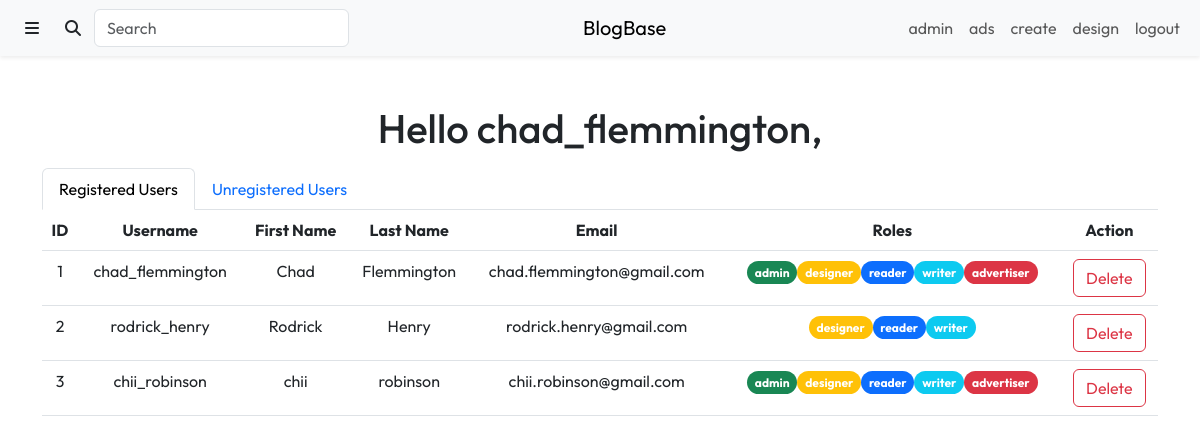
The page /content/admin.php (signed in) on the database its author committed.
### tables this page shows
CREATE TABLE `Users` (
  `user_id` int(11) NOT NULL,
  `username` varchar(50) NOT NULL,
  `first_name` varchar(50) NOT NULL,
  `last_name` varchar(50) NOT NULL,
  `email` varchar(50) NOT NULL,
  `password` varchar(255) NOT NULL,
  `approved` tinyint(1) NOT NULL DEFAULT 0,
  `reader` tinyint(1) NOT NULL DEFAULT 1,
  `writer` tinyint(1) NOT NULL DEFAULT 0,
  `designer` tinyint(1) NOT NULL DEFAULT 0,
  `advertiser` tinyint(1) NOT NULL DEFAULT 0,
  `admin` tinyint(1) NOT NULL DEFAULT 0
);

### content/admin.php (the view, shortened to what this page needs)
<?php
require_once "../include/connect.inc.php";
?>
<!DOCTYPE html>
<html lang="en">
    <head>
        <link rel="stylesheet" href="https://cdn.jsdelivr.net/npm/bootstrap@5.3.0-alpha1/dist/css/bootstrap.min.css">
        <link rel="stylesheet" href="https://cdnjs.cloudflare.com/ajax/libs/font-awesome/6.2.1/css/all.min.css">
        <link rel="stylesheet" href="./css/styles.css">
    </head>
    <body>
        <div class="header">
            <?php include "./views/header.php" ?>
        </div>
        <div class="container">
            <?php
            $current_user = $_SESSION['username'];
            $test_auth_query = "SELECT username
                                FROM `Users`
                                WHERE username = '$current_user' AND admin = 1";
            $test_auth_result = mysqli_query($con, $test_auth_query);
            if ($test_auth_result->num_rows > 0) {
            ?>
                <div class="container mt-5 mb-3 text-center">
                    <h1>Hello <?php echo $_SESSION['username'] ?>,</h1>
                </div>
                <ul class="nav nav-tabs" id="myTab" role="tablist">
                    <li class="nav-item" role="presentation">
                        <button class="nav-link active" id="registered-tab" data-bs-toggle="tab" data-bs-target="#registered-tab-pane" type="button" role="tab" aria-controls="registered-tab-pane" aria-selected="true">Registered Users</button>
                    </li>
                    <li class="nav-item" role="presentation">
                        <button class="nav-link" id="unregistered-tab" data-bs-toggle="tab" data-bs-target="#unregistered-tab-pane" type="button" role="tab" aria-controls="unregistered-tab-pane" aria-selected="false">Unregistered Users</button>
                    </li>
                </ul>
                <div class="tab-content" id="myTabContent">
                    <div class="tab-pane fade show active" id="registered-tab-pane" role="tabpanel" aria-labelledby="registered-tab" tabindex="0">
                        <?php
                        $reg_users_query = "SELECT user_id, username, first_name, last_name, email , admin, designer, writer, reader, advertiser
                                            FROM `Users`
                                            WHERE approved = 1";
                        $reg_users_result = mysqli_query($con, $reg_users_query);
                        $reg_users_array = $reg_users_result->fetch_all(MYSQLI_BOTH);
                        ?>
                        <table class="table text-center">
                            <thead>
                                <tr>
                                    <th scope="col">ID</th>
                                    <th scope="col">Username</th>
                                    <th scope="col">First Name</th>
                                    <th scope="col">Last Name</th>
                                    <th scope="col">Email</th>
                                    <th scope="col">Roles</th>
                                    <th scope="col">Action</th>
                                </tr>
                            </thead>
                            <tbody>
                                <?php for ($i = 0; $i < $reg_users_result->num_rows; $i++) { ?>
                                    <tr>
                                        <?php for ($j = 0; $j < 6; $j++) {  ?>
                                            <td>
                                                <?php
                                                if ($j > 4) {
                                                    if ($reg_users_array[$i]["admin"] == 1) {
                                                        echo "<span class='badge bg-success rounded-pill d-inline'>admin</span>";
                                                    }
                                                    if ($reg_users_array[$i]["designer"] == 1) {
                                                        echo "<span class='badge bg-warning rounded-pill d-inline'>designer</span>";
                                                    }
                                                    if ($reg_users_array[$i]["reader"] == 1) {
                                                        echo "<span class='badge bg-primary rounded-pill d-inline'>reader</span>";
                                                    }
                                                    if ($reg_users_array[$i]["writer"] == 1) {
                                                        echo "<span class='badge bg-info rounded-pill d-inline'>writer</span>";
                                                    }
                                                    if ($reg_users_array[$i]["advertiser"] == 1) {
                                                        echo "<span class='badge bg-danger rounded-pill d-inline'>advertiser</span>";
                                                    }
                                                } else {
                                                    echo $reg_users_array[$i][$j];
                                                }
                                                ?>
                                            </td>
                                        <?php } ?>
                                            <td>
                                                <a href="../include/delete_user.inc.php?userid=<?php echo $reg_users_array[$i]["userid"]; ?>" class="btn btn-outline-danger">Delete</a>
                                            </td>
                                    </tr>
                                <?php } ?>
                            </tbody>
                        </table>
                    </div>
                </div>
    <?php } ?>
</div>
    </body>
</html>

### content/views/header.php (shortened to what this page needs)
<nav class="navbar navbar-expand-md bg-light shadow-sm">
  <div class="container-fluid">
    <div class="collapse navbar-collapse order-1 order-md-0" id="navbarSupportedContent">
      <ul class="navbar-nav me-auto">
        <li class="nav-item">
            <a class="btn" data-bs-toggle="offcanvas" href="#offcanvasExample" role="button" aria-controls="offcanvasExample">
                <span class="fa-solid fa-bars"></span>
            </a>
        </li>
        <li class="nav-item">
            <a class="btn" href="./search.php" role="button">
                <span class="fa-solid fa-magnifying-glass"></span>
            </a>
        </li>
        <li class="nav-item">
            <input class="form-control" type="search" placeholder="Search" aria-label="Search">
        </li>
      </ul>
    </div>
    <a class="navbar-brand mx-auto text-center order-0 order-md-1" href="./index.php">BlogBase</a>
    <div class="collapse navbar-collapse order-2" id="navbarSupportedContent">
      <ul class="navbar-nav ms-auto">
        <li class="nav-item">
            <a class="nav-link" href="./admin.php">admin
            </a>
        </li>
        <li class="nav-item">
            <a class="nav-link" href="./ads.php">ads
            </a>
        </li>
        <li class="nav-item">
            <a class="nav-link" href="./create.php">create
            </a>
        </li>
        <li class="nav-item">
            <a class="nav-link" href="./design.php">design
            </a>
        </li>
        <li class="nav-item">
        <?php
        if (isset($_SESSION["username"])) { ?>
            <a class="nav-link" href="../include/logout.inc.php">logout</a>
        <?php } else { ?>
            <a class="nav-link" href="./login.php">login</a>
        <?php } ?>
        </li>
      </ul>
    </div>
  </div>
</nav>

### content/css/styles.css (style rules this page uses)
* { font-family: 'Outfit', sans-serif; }

### rows shown on the page
users: user_id "1", username "chad_flemmington", first_name "Chad", last_name "Flemmington", email "chad.flemmington@gmail.com"
users: user_id "2", username "rodrick_henry", first_name "Rodrick", last_name "Henry", email "rodrick.henry@gmail.com"
users: user_id "3", username "chii_robinson", first_name "chii", last_name "robinson", email "chii.robinson@gmail.com"

### other values the page prints
$_SESSION['username'] "chad_flemmington"
